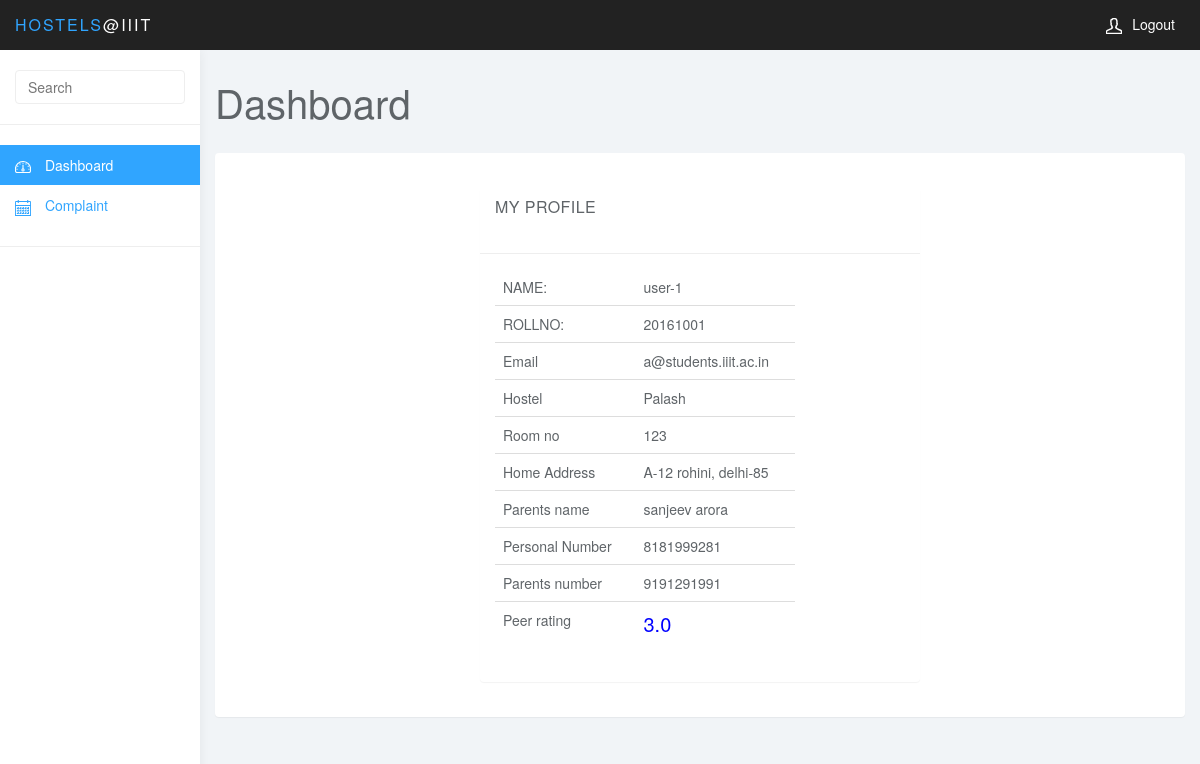
The page /student/home/20161001 (signed in) on the database its author committed.
### app/student_profiles/models.py (models this page shows, shortened)
class public_details(db.Model):
    name = db.Column(db.String(255))
    roll_no = db.Column(db.Integer,primary_key = True)
    email = db.Column(db.String(255),unique = True)
    hostel = db.Column(db.String(255))
    room_no = db.Column(db.String(80))
    parents_name = db.Column(db.String(80))
    personal_no = db.Column(db.String(80))
    parents_no = db.Column(db.String(80))
    address = db.Column(db.String(1000))
    rate_sum = db.Column(db.Integer)
    rate_count = db.Column(db.Integer)

### app/student_profiles/controllers.py (the view)
@mod_stuProfile.route('/home/<username>')
def view_home(username):
    if 'user_id' not in session or username!=session['user_id']:
        return redirect('/login')
    else:
        student = User.query.filter_by(roll_no = int(username)).first()
        if student.status == 2:
            current_profile = public_details.query.filter_by(roll_no = int(username)).first()
            if current_profile.rate_count == 0:
                rating = 0
            else:
                rating = current_profile.rate_sum / current_profile.rate_count
            r =  make_response(render_template('index.html',students=User.query.all(),complaints = Complaint.query.all(),roll = username,rating = rating,total = public_details.query.all(),detail=public_details.query.filter_by(roll_no=username).first()))
            r.headers.set('Cache-Control', 'no-store, no-cache, must-revalidate, post-check=0, pre-check=0')
            return r
        elif student.status == 0:
            return redirect(url_for('.view_form'))
        else:
            r = make_response(render_template('register_status1.html',email=student.email))
            r.headers.set('Cache-Control', 'no-store, no-cache, must-revalidate, post-check=0, pre-check=0')
            return r

### app/templates/index.html (shortened to what this page needs)
<!DOCTYPE html>
<html>
<head>
<link href="/static/stucss/bootstrap.min.css" rel="stylesheet">
<link href="/static/stucss/datepicker3.css" rel="stylesheet">
<link href="/static/stucss/styles.css" rel="stylesheet">
</head>
<body>
	<nav class="navbar navbar-inverse navbar-fixed-top" role="navigation">
		<div class="container-fluid">
			<div class="navbar-header">
				<a class="navbar-brand" href="#"><span>Hostels</span>@IIIT</a>
				<ul class="user-menu">
					<li class="dropdown pull-right">
						<a href="/logout" target=""><svg class="glyph stroked male-user" ><use xlink:href="#stroked-male-user"></use></svg>Logout </a>
					</li>
				</ul>
			</div>
		</div>
	</nav>
	<div id="sidebar-collapse" class="col-sm-3 col-lg-2 sidebar">
	<form role="search" action="/student/search" method="POST">
			<div class="form-group">
				<input type="text" class="form-control" name="searchvalue" placeholder="Search">
			</div>
		</form>
		<ul class="nav menu">
			<li class="active"><a href="/student/home/<username>" target=""><svg class="glyph stroked dashboard-dial"><use xlink:href="#stroked-dashboard-dial"></use></svg> Dashboard</a></li>
			<li ><a href="/student/complaint" target=""><svg class="glyph stroked calendar"><use xlink:href="#stroked-calendar"></use></svg> Complaint</a></li>
			<li role="presentation" class="divider"></li>
		</ul>
	</div>
	<div class="col-sm-9 col-sm-offset-3 col-lg-10 col-lg-offset-2 main">
		<div class="row">
			<div class="col-lg-12">
				<h1 class="page-header">Dashboard</h1>
			</div>
		</div>
		<div class="row">
			<div class="col-lg-12">
				<div class="panel panel-default">
					<div class="panel-body">
        <div class="col-xs-12 col-sm-12 col-md-6 col-lg-6 col-xs-offset-0 col-sm-offset-0 col-md-offset-3 col-lg-offset-3 toppad" >
          <div class="panel panel-info">
            <div class="panel-heading">
              <h3 class="panel-title">MY PROFILE</h3>
            </div>
            <div class="panel-body">
              <div class="row">
                <div class=" col-md-9 col-lg-9 ">
                  <table class="table table-user-information">
                    <tbody>
                      <tr>
                        <td>NAME:</td>
                        <td>{{detail.name}}</td>
                      </tr>
                      <tr>
                        <td>ROLLNO:</td>
                        <td>{{detail.roll_no}}</td>
                      </tr>
                      <tr>
                        <td>Email</td>
                        <td>{{detail.email}}</td>
                      </tr>
                      <tr>
                        <td>Hostel</td>
                        <td>{{detail.hostel}}</td>
                      </tr>
                      <tr>
                        <td>Room no</td>
                        <td>{{detail.room_no}}</td>
                      </tr>
                        <tr>
                        <td>Home Address</td>
                        <td>{{detail.address}}</td>
                      </tr>
                      <tr>
                        <td>Parents name</td>
                        <td>{{detail.parents_name}}</td>
                      </tr>
                        <td>Personal Number</td>
                        <td>{{detail.personal_no}}</td>
                      <tr>
                        <td>Parents number</td>
                        <td>{{detail.parents_no}}</td>
                      </tr>
                      <tr>
                        <td>Peer rating</td>
                        <td><span style="color:blue;font-size:20px;">{{ rating }}</td>
                      </tr>
                    </tbody>
                  </table>
                </div>
              </div>
            </div>
          </div>
        </div>
      </div>
    </div>
					</div>
				</div>
			</div>
		<div class="row">
			<div class="col-xs-6 col-md-3">
			</div>
		</div>
</body>
</html>

### app/static/stucss/styles.css (style rules this page uses)
body { background: #f1f4f7; padding-top: 50px; color: #5f6468; }
a, a:hover, a:focus { color: #30a5ff; }
h1, h2, h3, h4, h5, h6 { color: #5f6468; }
h1 { font-weight: 300; font-size: 40px; }
h3, h4 { font-weight: 300; }
.form-control { border: 1px solid #eee; box-shadow: none; }
.navbar-header .navbar-brand { color: #fff; font-size: 16px; text-transform: uppercase; font-weight: 500; letter-spacing: 2px; }
.navbar-header .navbar-brand span { color: #30a5ff; }
.panel { border: 0; }
.panel-heading { font-size: 18px; font-weight: 300; letter-spacing: 0.025em; height: 66px; line-height: 45px; }
.panel-default .panel-heading { background: #fff; border-bottom: 1px solid #eee; color: #5f6468; }
.navbar { border: 0; }
.user-menu { display: inline-block; margin-top: 14px; margin-right: 10px; float: right; list-style: none; padding: 0; }
.user-menu a { color: #fff; }
.sidebar { display: block; background-color: #fff; padding: 0; display: none; }
.sidebar form { padding: 20px 15px 5px 15px; border-bottom: 1px solid #eee; margin-bottom: 20px; }
@media (min-width: 768px) { .sidebar { display: block; position: fixed; top: 50px; bottom: 0; left: 0; z-index: 1000; display: block; margin: 0; padding: 0; overflow-x: hidden; overflow-y: auto; background-color: #fff; box-shadow: 1px 0px 10px rgba(0, 0, 0, .05); } }
@media (min-width: 768px) { .navbar-header { width: 100%; } }
.sidebar ul.nav .active a, .sidebar ul.nav li.parent a.active, .sidebar ul.nav .active > a:hover, .sidebar ul.nav li.parent a.active:hover, .sidebar ul.nav .active > a:focus, .sidebar ul.nav li.parent a.active:focus { color: #fff; background-color: #30a5ff; }
.sidebar ul.nav li.divider { border-bottom: 1px solid #eee; margin: 20px 0; }
h1.page-header { margin-top: 30px; border-bottom: 0; }
.table { background: #fff; }
.sidebar .glyph, .user-menu .glyph { height: 16px; width: 16px; margin: 0 10px 0 0; stroke-width: 3px; }
.user-menu .glyph { stroke-width: 4px; }

### app/templates/index.html (style rules this page uses)
.table-user-information > tbody > tr { border-top: 1px solid rgb(221, 221, 221); }
.table-user-information > tbody > tr:first-child { border-top: 0; }
.table-user-information > tbody > tr > td { border-top: 0; }
.toppad { margin-top:20px; }

### rows shown on the page
public_details: name "user-1", roll_no "20161001", email "a@students.iiit.ac.in", hostel "Palash", room_no "123", address "A-12 rohini, delhi-85", parents_name "sanjeev arora", personal_no "8181999281", parents_no "9191291991"

### other values the page prints
{{ rating }} "3.0"
